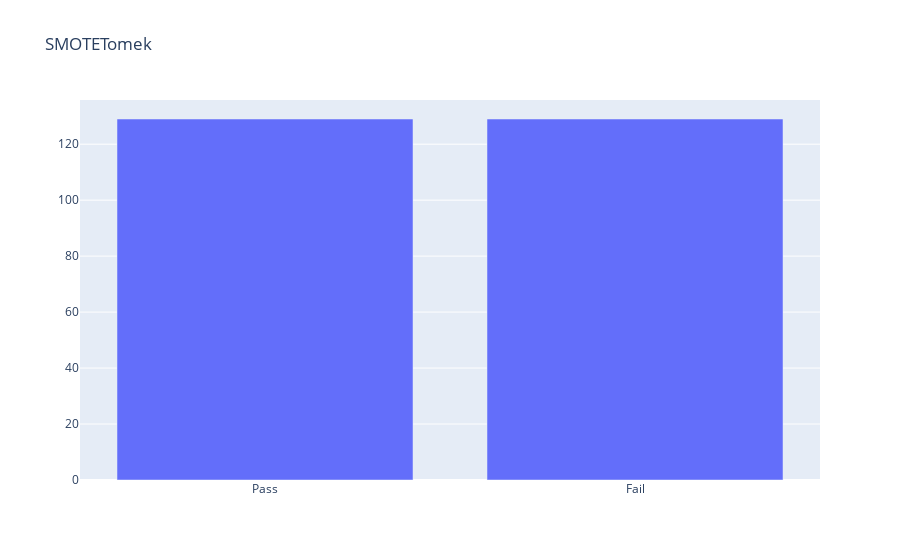

Notebook code for this chart:
### Markdown cell above
## 1.4. SMOTETomek

### Code cell
smotetomek = SMOTETomek(sampling_strategy = 'auto', random_state = 12,smote = smote)
X_smotetomek, y_smotetomek = smotetomek.fit_resample(X_train, y_train)
fig = dataset_barplot(y_smotetomek, 'SMOTETomek')
fig.write_html('plots/RF/SMOTETomek_bar.html')
print("The count of pass (SMOTETomek):", sum(y_smotetomek['OverallPoF']==0))
print("The count of fail (SMOTETomek):", sum(y_smotetomek['OverallPoF']==1))

### Figure 1 — Plotly figure (JSON) as saved in the notebook; plotly's stock layout.template omitted (floating-point values rounded to 4 significant figures)
{"data": [{"type": "bar", "x": ["Pass", "Fail"], "y": [129, 129]}], "layout": {"title": {"text": "SMOTETomek"}}}
